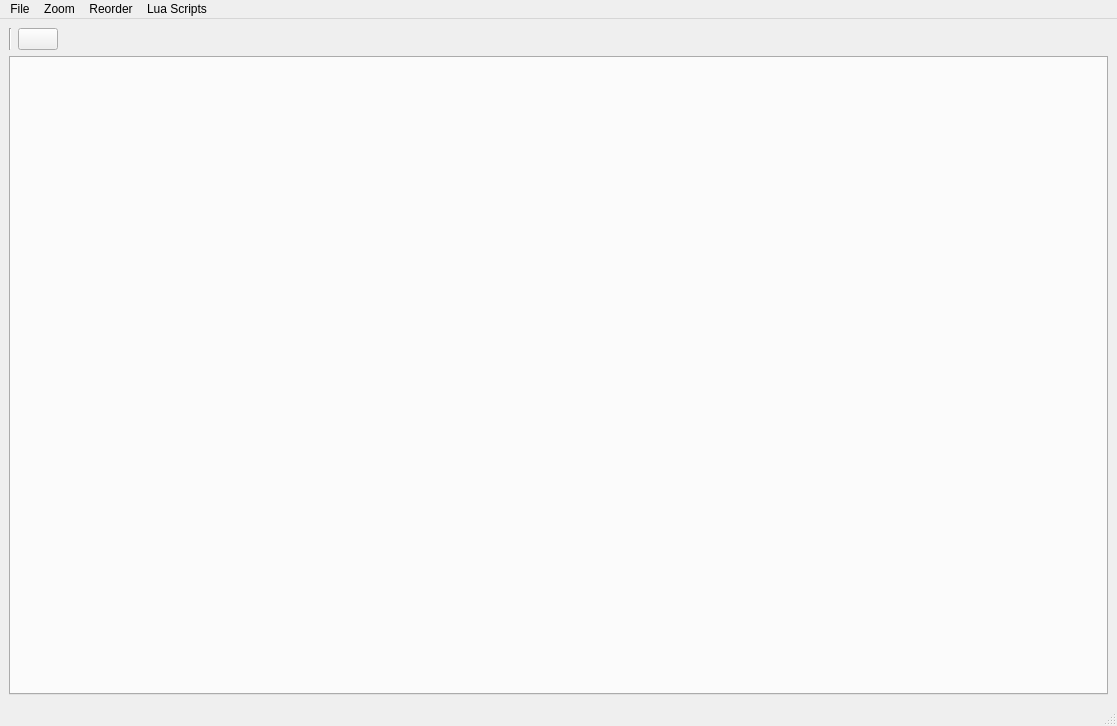
<?xml version="1.0" encoding="UTF-8"?>
<ui version="4.0">
 <class>MainWindow</class>
 <widget class="QMainWindow" name="MainWindow">
  <property name="geometry">
   <rect>
    <x>0</x>
    <y>0</y>
    <width>1117</width>
    <height>726</height>
   </rect>
  </property>
  <property name="minimumSize">
   <size>
    <width>800</width>
    <height>600</height>
   </size>
  </property>
  <property name="windowTitle">
   <string>Behavior Tree</string>
  </property>
  <widget class="QWidget" name="centralwidget">
   <layout class="QVBoxLayout" name="verticalLayout_2">
    <item>
     <layout class="QVBoxLayout" name="verticalLayout">
      <item>
       <layout class="QHBoxLayout" name="horizontalLayout">
        <property name="topMargin">
         <number>0</number>
        </property>
        <property name="bottomMargin">
         <number>0</number>
        </property>
        <item>
         <widget class="Line" name="line">
          <property name="orientation">
           <enum>Qt::Vertical</enum>
          </property>
         </widget>
        </item>
        <item>
         <widget class="QPushButton" name="playButton">
          <property name="text">
           <string/>
          </property>
          <property name="icon">
           <iconset resource="../qt_nodeditor/resources/resources.qrc">
            <normaloff>:/play.png</normaloff>
            <normalon>:/stop.png</normalon>:/play.png</iconset>
          </property>
          <property name="checkable">
           <bool>true</bool>
          </property>
         </widget>
        </item>
        <item>
         <spacer name="horizontalSpacer">
          <property name="orientation">
           <enum>Qt::Horizontal</enum>
          </property>
          <property name="sizeHint" stdset="0">
           <size>
            <width>40</width>
            <height>20</height>
           </size>
          </property>
         </spacer>
        </item>
       </layout>
      </item>
     </layout>
    </item>
    <item>
     <widget class="QTabWidget" name="tabWidget">
      <property name="currentIndex">
       <number>-1</number>
      </property>
     </widget>
    </item>
   </layout>
  </widget>
  <widget class="QMenuBar" name="menubar">
   <property name="geometry">
    <rect>
     <x>0</x>
     <y>0</y>
     <width>1117</width>
     <height>21</height>
    </rect>
   </property>
   <widget class="QMenu" name="menuLoad">
    <property name="title">
     <string>File</string>
    </property>
    <addaction name="actionLoad"/>
    <addaction name="actionSave"/>
    <addaction name="actionQuit"/>
   </widget>
   <widget class="QMenu" name="menuZoom">
    <property name="title">
     <string>Zoom</string>
    </property>
    <addaction name="actionZoom_ut"/>
    <addaction name="actionZoom_In"/>
   </widget>
   <widget class="QMenu" name="menuReorder">
    <property name="title">
     <string>Reorder</string>
    </property>
    <addaction name="actionAuto_arrange"/>
   </widget>
   <widget class="QMenu" name="menuLUA">
    <property name="title">
     <string>Lua Scripts</string>
    </property>
    <addaction name="actionAdd_Action"/>
    <addaction name="actionAdd_Condition"/>
   </widget>
   <addaction name="menuLoad"/>
   <addaction name="menuZoom"/>
   <addaction name="menuReorder"/>
   <addaction name="menuLUA"/>
  </widget>
  <widget class="QStatusBar" name="statusbar"/>
  <action name="actionLoad">
   <property name="text">
    <string>Load</string>
   </property>
   <property name="shortcut">
    <string>Ctrl+L</string>
   </property>
  </action>
  <action name="actionSave">
   <property name="text">
    <string>Save</string>
   </property>
   <property name="shortcut">
    <string>Ctrl+S</string>
   </property>
  </action>
  <action name="actionQuit">
   <property name="text">
    <string>Quit</string>
   </property>
   <property name="shortcut">
    <string>Ctrl+Q</string>
   </property>
  </action>
  <action name="actionZoom_In">
   <property name="text">
    <string>Zoom Out</string>
   </property>
  </action>
  <action name="actionZoom_ut">
   <property name="text">
    <string>Zoom In</string>
   </property>
  </action>
  <action name="actionAuto_arrange">
   <property name="text">
    <string>auto-arrange</string>
   </property>
   <property name="shortcut">
    <string>Ctrl+O</string>
   </property>
  </action>
  <action name="actionLoadRosparam">
   <property name="text">
    <string>Load from rosparam</string>
   </property>
  </action>
  <action name="actionAdd_Action">
   <property name="text">
    <string>Create Action Script</string>
   </property>
  </action>
  <action name="actionAdd_Condition">
   <property name="text">
    <string>Create Condition Script</string>
   </property>
  </action>
 </widget>
 <resources>
  <include location="../qt_nodeditor/resources/resources.qrc"/>
  <include location="../qt_nodeditor/resources/resources.qrc"/>
 </resources>
 <connections>
  <connection>
   <sender>actionQuit</sender>
   <signal>triggered()</signal>
   <receiver>MainWindow</receiver>
   <slot>close()</slot>
   <hints>
    <hint type="sourcelabel">
     <x>-1</x>
     <y>-1</y>
    </hint>
    <hint type="destinationlabel">
     <x>558</x>
     <y>362</y>
    </hint>
   </hints>
  </connection>
 </connections>
</ui>
